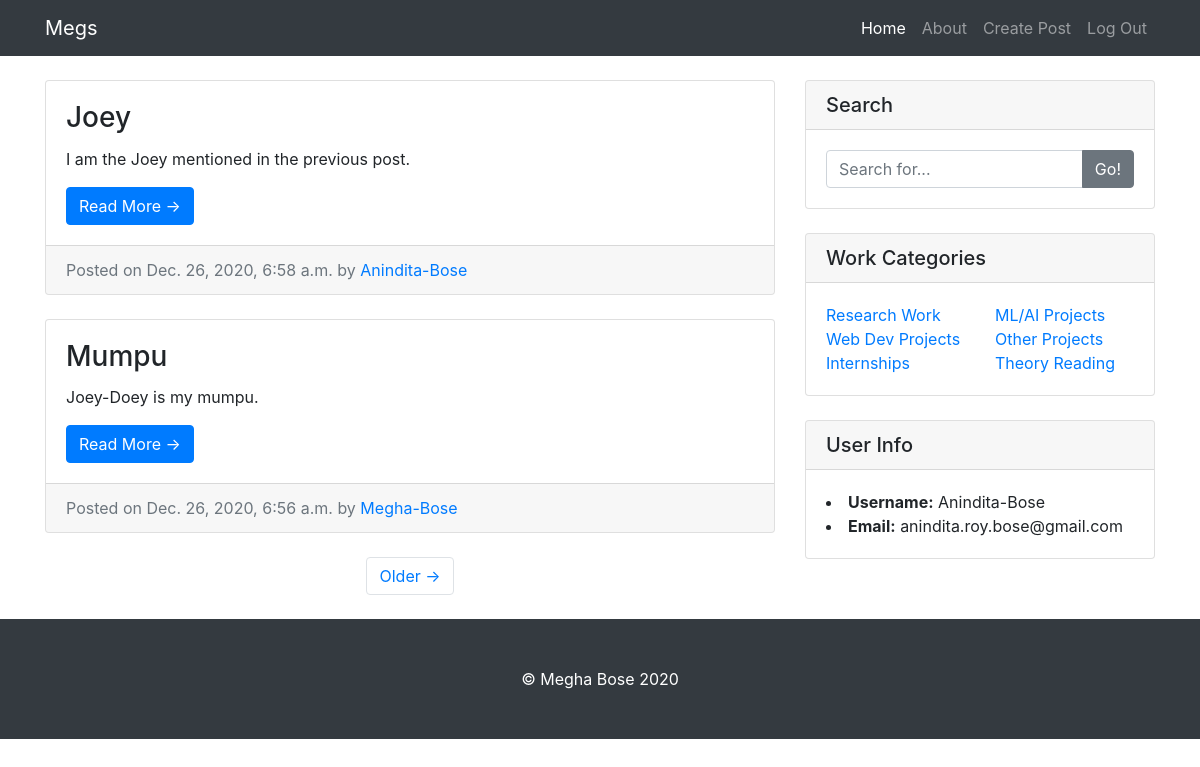
/ (signed in), run on the app's committed database.
### entries/models.py (models this page shows, shortened)
class Entry(models.Model):
    entry_title = models.CharField(max_length=50)
    entry_text = models.TextField()
    entry_date = models.DateTimeField(auto_now_add=True)
    entry_author = models.ForeignKey(User, on_delete=models.CASCADE)
    class Meta:
        verbose_name_plural = "entries"

### entries/views.py (the view)
# urls.py: path('', HomeView.as_view(), name='blog-home'),
class HomeView(LoginRequiredMixin, ListView):
    model = Entry
    template_name = 'entries/index.html'
    context_object_name = "blog_entries"
    ordering = [ '-entry_date' ]
    paginate_by = 2

### entries/templates/entries/index.html (shortened to what this page needs)
{% extends "entries/base.html" %}
{% block content %}
<div class="col-md-8 mt-4">
    {% for entry in blog_entries %}
    <div class="card mb-4">
      <div class="card-body">
        <h3 class="card-title">{{ entry.entry_title }}</h3>
        <p class="card-text">{{ entry.entry_text|truncatechars:150 }}</p>
        <a href="{% url 'entry-detail' entry.pk %}" class="btn btn-primary">Read More &rarr;</a>
      </div>
      <div class="card-footer text-muted">
        Posted on {{ entry.entry_date }} by
        <a href="#">{{ entry.entry_author }}</a>
      </div>
    </div>
    {% endfor %}
    {% if is_paginated %}
    <ul class="pagination justify-content-center mb-4">
      {% if page_obj.has_next %}
      <li class="page-item">
        <a class="page-link" href="?page={{ page_obj.next_page_number }}">Older &rarr;</a>
      </li>
      {% endif %}
    </ul>
    {% endif %}
  </div>
  {% endblock %}

### entries/templates/entries/base.html (shortened to what this page needs)
{% load static %}
<!DOCTYPE html>
<html lang="en">
<head>
  <link href="{% static 'entries/vendor/bootstrap/css/bootstrap.min.css' %}" rel="stylesheet">
  <link href="{% static 'entries/css/blog-home.css' %}" rel="stylesheet">
</head>
<body>
  <nav class="navbar navbar-expand-lg navbar-dark bg-dark fixed-top">
    <div class="container">
      <a class="navbar-brand" href="#">Megs</a>
      <div class="collapse navbar-collapse" id="navbarResponsive">
        <ul class="navbar-nav ml-auto">
          <li class="nav-item active">
            <a class="nav-link" href="{% url 'blog-home' %}">Home
            </a>
          </li>
          <li class="nav-item">
            <a class="nav-link" href="#">About</a>
          </li>
          <li class="nav-item">
            <a class="nav-link" href="{% url 'create-entry' %}">Create Post</a>
          </li>
          <li class="nav-item">
            <a class="nav-link" href="{% url 'logout' %}">Log Out</a>
          </li>
        </ul>
      </div>
    </div>
  </nav>
  <div class="container">
    <div class="row">
      {% block content %} {% endblock %}
      <div class="col-md-4">
        <div class="card my-4">
          <h5 class="card-header">Search</h5>
          <div class="card-body">
            <div class="input-group">
              <input type="text" class="form-control" placeholder="Search for...">
              <span class="input-group-append">
                <button class="btn btn-secondary" type="button">Go!</button>
              </span>
            </div>
          </div>
        </div>
        <div class="card my-4">
          <h5 class="card-header">Work Categories</h5>
          <div class="card-body">
            <div class="row">
              <div class="col-lg-6">
                <ul class="list-unstyled mb-0">
                  <li>
                    <a href="#">Research Work</a>
                  </li>
                  <li>
                    <a href="#">Web Dev Projects</a>
                  </li>
                  <li>
                    <a href="#">Internships</a>
                  </li>
                </ul>
              </div>
              <div class="col-lg-6">
                <ul class="list-unstyled mb-0">
                  <li>
                    <a href="#">ML/AI Projects</a>
                  </li>
                  <li>
                    <a href="#">Other Projects</a>
                  </li>
                  <li>
                    <a href="#">Theory Reading</a>
                  </li>
                </ul>
              </div>
            </div>
          </div>
        </div>
        <div class="card my-4">
          <h5 class="card-header">User Info</h5>
          <div class="card-body">
            <li>
                <b>Username:</b> {{ user.username }}
            </li>
            <li>
              <b>Email:</b> {{ user.email }}
            </li>
          </div>
        </div>
      </div>
    </div>
  </div>
  <footer class="py-5 bg-dark">
    <div class="container">
      <p class="m-0 text-center text-white">&copy; Megha Bose <script>document.write(new Date().getFullYear())</script></p>
    </div>
  </footer>
</body>
</html>

### entries/static/entries/css/blog-home.css (style rules this page uses)
body { padding-top: 56px; }

### data on the page
Entry: entry_title "Joey", entry_text "I am the Joey mentioned in the previous post.", entry_date "Dec. 26, 2020, 6:58 a.m.", entry_author "Anindita-Bose"
Entry: entry_title "Mumpu", entry_text "Joey-Doey is my mumpu.", entry_date "Dec. 26, 2020, 6:56 a.m.", entry_author "Megha-Bose"

### other printed values
{{ user.username }} "Anindita-Bose"
{{ user.email }} "anindita.roy.bose@gmail.com"
